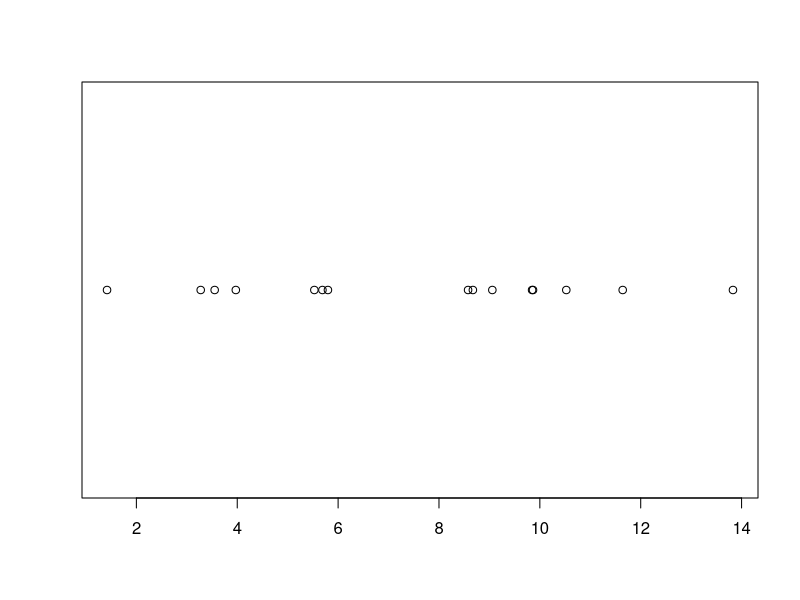
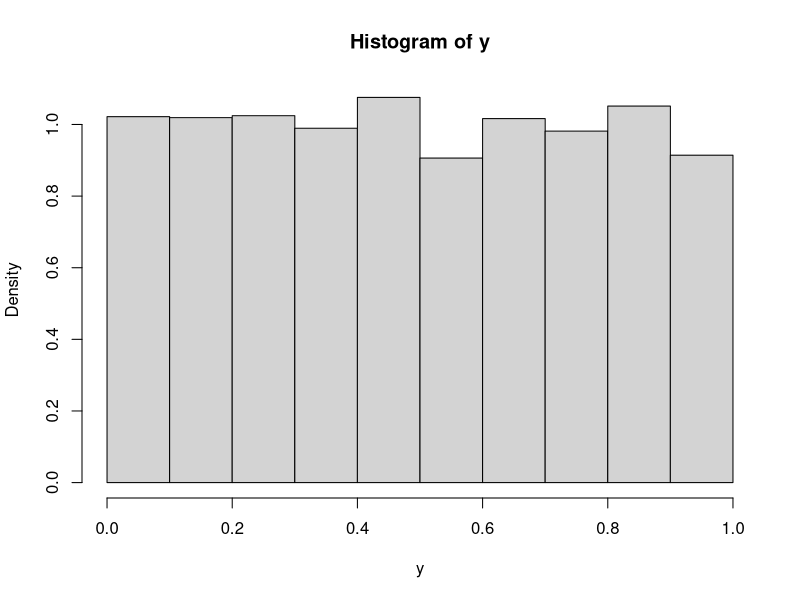
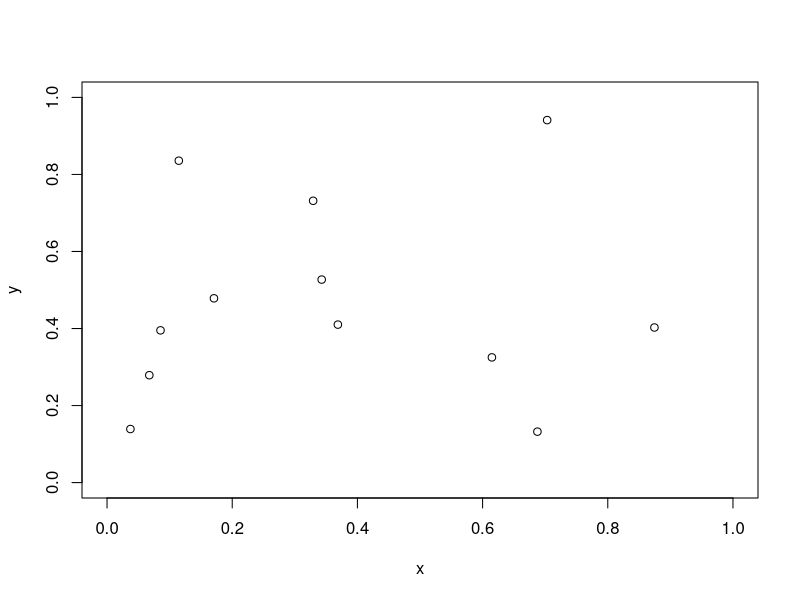

Here is the R script that generated these plots, in order:
## ---- chunk 1
knitr::opts_chunk$set(echo = TRUE)
## ---- chunk 2
inter = rexp(15, 1) 
arr = cumsum(inter)
one = rep(1, times = length(arr))
plot(arr, one, yaxt = 'n', ann=FALSE)
## ---- chunk 3
    record <- function(){
 inter = rexp(2,1)
 arr = cumsum(inter)
 r = 2
 if ( (arr[1] < 1) & (arr[2] >1)){
 r <- arr[1]
}
r
}

x = replicate(10000, record())
y = setdiff(x, 2)
hist(y, prob=T)
## ---- chunk 4
M = rpois(1, 2) 
P = runif(M) 
sort(P, decreasing=F)
## ---- chunk 5
M= rpois(1,10)
x = runif(M)
y = runif(M)
plot(x,y, xlim=c(0,1), ylim=c(0,1))
